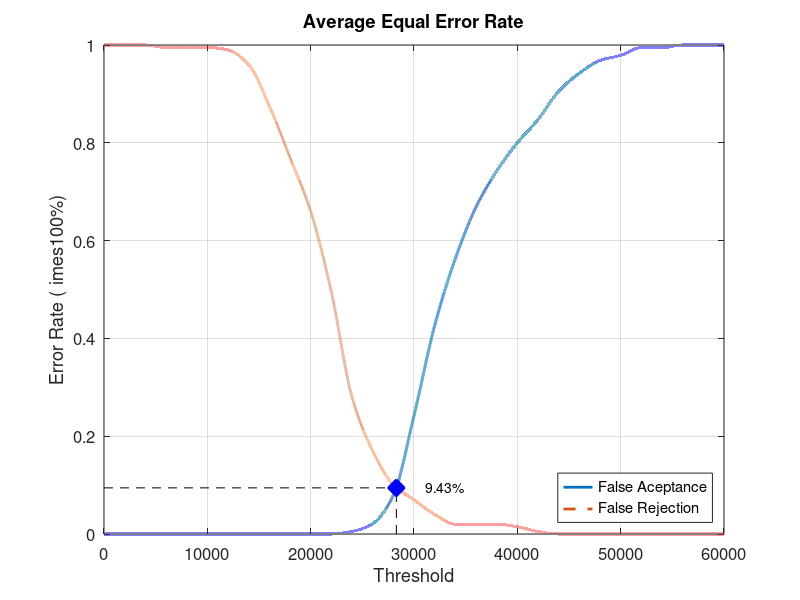
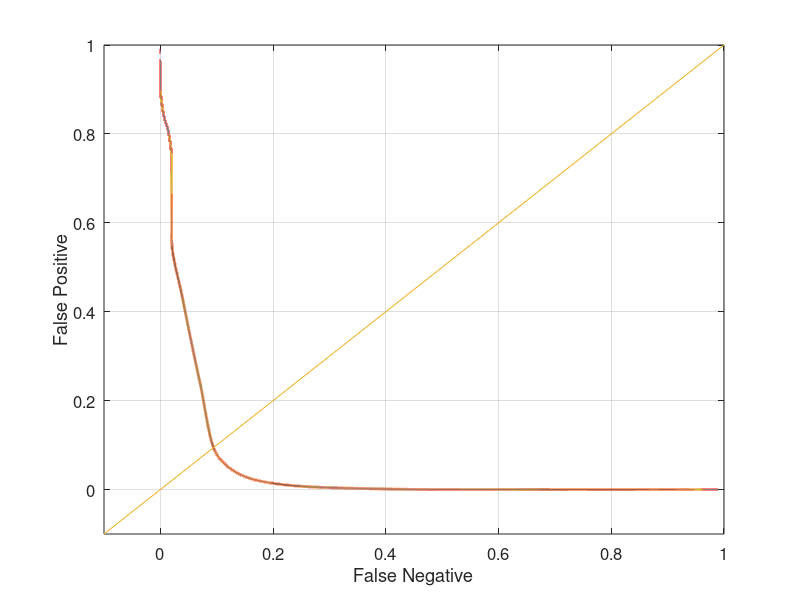

Source code (MATLAB) for these figures, in order:
close all;
clear;
clc;
x = 0:2000:60000;
xq = 0:0.5:60000;

y0 = [0 0 0 0 0 0 0 0 0 0 0 0 0.00526316 0.0210526 0.0789474 0.242105 0.426316 0.563158 0.668421 0.742105 0.8 0.847368 0.905263 0.942105 0.968421 0.978947 0.994737 0.994737 1 1 1]
yy0 = interp1(x, y0, xq, 'pchip');
y1 = [1 1 1 0.995 0.995 0.995 0.99 0.96 0.875 0.77 0.66 0.495 0.28 0.17 0.1 0.07 0.04 0.02 0.02 0.02 0.015 0.005 0 0 0 0 0 0 0 0 0]
yy1 = interp1(x, y1, xq, 'pchip');

% Calculating EER: 
y2 = abs(y0 - y1);
find(y2 == min(y2))
yy2 = abs(yy0 - yy1);
xEER = find(yy2 == min(yy2));
xEERIndex = xq(xEER) % X-axis EER
yEER = yy0(xEER) % Y-axis EER

main = figure
plot(xq, yy0,'-','LineWidth', 2);	hold on
plot(xq, yy1,'--','LineWidth', 2);	hold on
plot([xEERIndex xEERIndex], [0 yEER], 'k--');	hold on
plot([0 xEERIndex], [yEER yEER], 'k--');	hold on
plot(xEERIndex, yEER, 'bx', 'LineWidth', 10);	hold on
text(xEERIndex + 10 * xEERIndex / 100, yEER, [num2str(round((10000 * yEER)) / 100) '%'])
legend('False Aceptance', 'False Rejection', 'Location', 'SouthEast')
xlabel('Threshold')
ylabel('Error Rate (	imes100%)')
title('Average Equal Error Rate')
set(gca, 'FontSize', 12)
axis([0 60000 0 1])
grid on

print(main, 'Database5_3Main', '-dpng');
FNRxFPR = figure('Color', [1 1 1]);
plot(yy1, yy0, '-', yy1, yy0, 'LineWidth', 2);
hold on
y = -0.1:0.1:1
plot(y, y); 
set(gca, 'FontSize', 12)
xlabel('False Negative')
ylabel('False Positive')
axis([-0.1 1 -0.1 1])
set(gca, 'FontSize', 12)
grid on

print(FNRxFPR, 'Database5_3FNRxFPR','-dpng');
